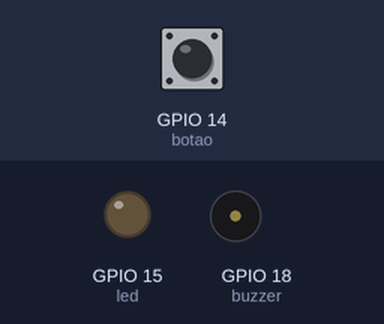
Bench run of a program on a simulated Raspberry Pi (BCM pin numbers). On the bench: output pins drawn as LEDs (lit = HIGH), buzzer (waves = sounding, pin HIGH). The test bench sets the inputs (shaded band); at power-on: GPIO 14 (botao) HIGH.

Above: at 1.2 s.
1.3 s: GPIO 14 (botao) pulled LOW for 1 s
At 1.9 s:
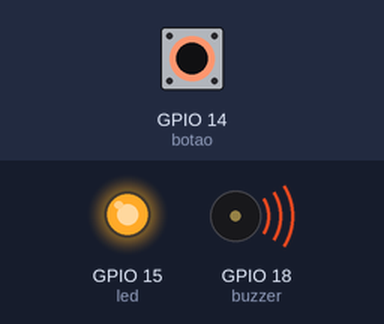
3.8 s: GPIO 14 (botao) pulled LOW for 3.2 s
At 5.6 s:
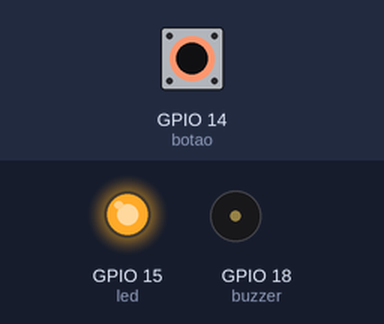
Timing chart, 0 to 8.5 s (numbered marks = the images above; inputs shaded):
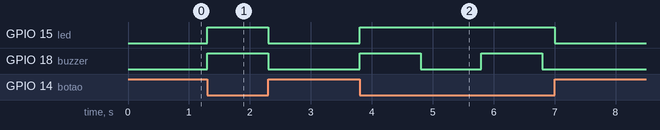

The program:

buzzer.py
```python
from gpiozero import Button, LED, Buzzer
from signal import pause

def BuzzerOn():
    buzzer.beep(1,1)
    led.on()

def BuzzerOff():
    buzzer.off()
    led.off()

buzzer = Buzzer(18)
botao = Button(14)
led = LED(15)

botao.when_pressed = BuzzerOn
botao.when_released = BuzzerOff

pause()
```

Measured:
- after the input at 1.3 s, GPIO 15 (led), GPIO 18 (buzzer): LOW → HIGH at once, → LOW 1.0 s later
- after the input at 3.8 s, GPIO 15 (led): LOW → HIGH at once, → LOW 3.2 s later; GPIO 18 (buzzer): alternates HIGH for 1.0 s and LOW for 1.0 s, 4 changes in all, then stays LOW, starting at once
